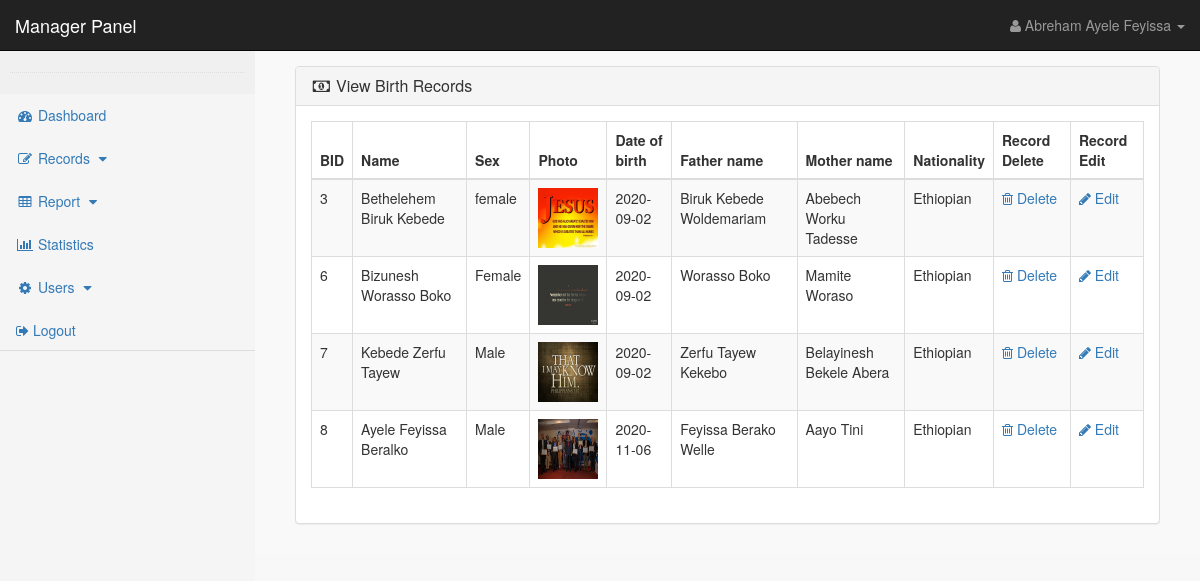
Screenshot of /users/manager.php?view_birth_records&lang=eng (signed in) with the database file from the repository.
### tables this page shows
CREATE TABLE `user` (
  `user_id` int(10) NOT NULL,
  `user_name` varchar(255) NOT NULL,
  `user_email` varchar(255) NOT NULL,
  `user_pass` varchar(255) NOT NULL,
  `user_image` text NOT NULL,
  `user_address` text NOT NULL,
  `user_bid` int(11) NOT NULL,
  `user_position` text NOT NULL,
  `user_confrim_code` text NOT NULL,
  `user_contact` text NOT NULL,
  `user_job` text NOT NULL,
  `user_manager_id` int(11) NOT NULL,
  `user_role` text NOT NULL,
  `user_about` text NOT NULL
);

CREATE TABLE `birth_records` (
  `bid` int(10) NOT NULL,
  `name` varchar(255) NOT NULL,
  `father_name` varchar(255) NOT NULL,
  `grand_father_name` varchar(255) NOT NULL,
  `gender` varchar(10) NOT NULL,
  `date_of_birth` date NOT NULL,
  `place_of_birth` varchar(255) NOT NULL,
  `region` varchar(255) NOT NULL,
  `zone` varchar(255) NOT NULL,
  `woreda` varchar(255) NOT NULL,
  `nationality` varchar(255) NOT NULL,
  `mother_bid` int(10) NOT NULL,
  `father_bid` int(10) NOT NULL,
  `mother_full_name` varchar(255) NOT NULL,
  `mother_nationality` varchar(255) NOT NULL,
  `father_full_name` varchar(255) NOT NULL,
  `father_nationality` varchar(255) NOT NULL,
  `registrar_full_name` varchar(255) NOT NULL,
  `registrar_id` int(10) NOT NULL,
  `image` text NOT NULL
);

### users/view_birth_records.php (the view, shortened to what this page needs)
<?php
if(!isset($_SESSION['user_email'])){
echo "<script>window.open('login.php','_self')</script>";
}
else {
?>
<div class="row">
<div class="col-lg-12" >
<ol class="breadcrumb" >
<li class="active" >
</li>
</ol>
</div>
</div>
<div class="row" >
<div class="col-lg-12" >
<div class="panel panel-default" >
<div class="panel-heading" >
<h3 class="panel-title" >
<i class="fa fa-money fa-fw" ></i> View Birth Records
</h3>
</div>
<div class="panel-body" >
<div class="table-responsive" >
<table class="table table-bordered table-hover table-striped" >
<thead>
<tr>
<th>BID</th>
<th>Name</th>
<th>Sex</th>
<th>Photo</th>
<th>Date of birth</th>
<th>Father name</th>
<th>Mother name</th>
<th>Nationality</th>
<th>Record Delete</th>
<th>Record Edit</th>
</tr>
</thead>
<tbody>
<?php
$get_record = "select * from birth_records ";
$run_record = mysqli_query($con,$get_record);
while($row_birth_record=mysqli_fetch_array($run_record)){
    $bid = $row_birth_record['bid'];
    $name = $row_birth_record['name'];
    $fname= $row_birth_record['father_name'];
    $gfname= $row_birth_record['grand_father_name'];
    $dob=$row_birth_record['date_of_birth'];
    $nationality= $row_birth_record['nationality'];
    $f_name= $row_birth_record['father_full_name'];
    $m_name= $row_birth_record['mother_full_name'];
    $sex= $row_birth_record['gender'];
    $image=$row_birth_record['image'];
?>
<tr>
<td><?php echo $bid; ?></td>
<td><?php echo $name.' '.$fname.' '.$gfname; ?></td>
<td> <?php echo $sex; ?></td>
<td><img src="images/<?php echo $image; ?>" width="60" height="60"></td>
<td>
<?php
echo $dob;
?>
</td>
<td> <?php echo $f_name; ?> </td>
<td><?php echo $m_name; ?></td>
<td><?php echo $nationality; ?></td>
<td>
<a href="manager.php?delete_birth_record=<?php echo $bid; ?>&lang=eng">
<i class="fa fa-trash-o"> </i> Delete
</a>
</td>
<td>
<a href="manager.php?edit_birth_record=<?php echo $bid; ?>&lang=eng">
<i class="fa fa-pencil"> </i> Edit
</a>
</td>
</tr>
<?php } ?>
</tbody>
</table>
</div>
</div>
</div>
</div>
</div>
<?php } ?>

### users/includes/manager_sidebar.php (shortened to what this page needs)
<nav class="navbar navbar-inverse  navbar-fixed-top ">
    <div class="navbar-header">
        <a class="navbar-brand" href="manager.php?dashboard">Manager Panel</a>
    </div>
    <ul class="nav navbar-right top-nav" >
        <li class="dropdown">
            <a href="#" class="dropdown-toggle" data-toggle="dropdown">
                <i class="fa fa-user"></i>
                <?php echo $user_name; ?> <b class="caret"></b>
            </a>
        </li>
    </ul>
    <div class="  collapse navbar-collapse navbar-ex1-collapse">
        <div class="nav navbar-nav side-nav " style="background-color: whitesmoke;">
            <div style=" background:#f0f0f0; padding: 10px; ">
                <hr class="dotted short">
            </div>
            <div class="">
            <ul class="nav nav-tabs nav-stacked" style="background: whitesmoke;">
                <li class="<?php if(isset($_GET['dashboard'])){ echo "active"; } ?>">
                    <a href="manager.php?dashboard&lang=eng"> <i class="fa fa-fw fa-dashboard"> </i> Dashboard </a>
                </li>
                <li>
                    <a href="#" data-toggle="collapse" data-target="#records">
                        <i class="fa fa-fw fa-edit"></i> Records
                        <i class="fa fa-fw fa-caret-down"></i>
                    </a>
                </li>
                <li class="<?php if(isset($_GET['user_report'])||isset($_GET['reg_report'])){ echo "active"; } ?>">
                    <a href="#" data-toggle="collapse" data-target="#reports">
                        <i class="fa fa-fw fa-table"></i> Report
                        <i class="fa fa-fw fa-caret-down"></i>
                    </a>
                </li>
                <li>
                <li class="<?php if(isset($_GET['manager_stat'])){ echo "active"; } ?>">
                    <a href="manager.php?manager_stat&lang=eng"><i class="fa fa-fw fa-bar-chart"></i> Statistics </a>
                </li>
                <li>
                    <a href="#" data-toggle="collapse" data-target="#users">
                        <i class="fa fa-fw fa-gear"></i> Users
                        <i class="fa fa-fw fa-caret-down"></i>
                    </a>
                </li>
                <li>
                    <a href="logout.php"> <i class="fa fa-sign-out"></i> Logout </a>
                </li>
            </ul>
            </div>
        </div>
    </div>
</nav>

### users/styles/style.css (style rules this page uses)
body { margin-top: 100px; }
@media (min-width: 768px) { body { margin-top: 50px; } }
.top-nav { padding: 0 15px; }
.top-nav>li { display: inline-block; float: left; }
.top-nav>li>a { padding-top: 15px; padding-bottom: 15px; line-height: 20px; color: #999; }
@media (min-width: 768px) { .side-nav { position: fixed; top: 51px; width: 255px; border-radius: 0; overflow-y: auto; background-color: #222; bottom: 0; overflow-x: hidden; padding-bottom: 40px; } }
.panel-body { border-radius: 5px; }
hr { border: 0; height: 1px; margin: 22px 0 22px 0; }
hr.dotted { height: 0; border-bottom: 1px dotted #ddd; margin: 11px 0 11px 0; }

### users/styles/main.css (style rules this page uses)
body { background-color: rgb(248, 248, 248); }
.row { margin: 0px auto; }

### rows the page displays
user: user_name "Abreham Ayele Feyissa"
birth_records: bid "3", name "Bethelehem", father_name "Biruk", grand_father_name "Kebede", gender "female", image (picture), date_of_birth "2020-09-02", father_full_name "Biruk Kebede Woldemariam", mother_full_name "Abebech Worku Tadesse", nationality "Ethiopian"
birth_records: bid "6", name "Bizunesh", father_name "Worasso", grand_father_name "Boko", gender "Female", image (picture), date_of_birth "2020-09-02", father_full_name "Worasso Boko", mother_full_name "Mamite Woraso", nationality "Ethiopian"
birth_records: bid "7", name "Kebede", father_name "Zerfu", grand_father_name "Tayew", gender "Male", image (picture), date_of_birth "2020-09-02", father_full_name "Zerfu Tayew Kekebo", mother_full_name "Belayinesh Bekele Abera", nationality "Ethiopian"
birth_records: bid "8", name "Ayele", father_name "Feyissa", grand_father_name "Beralko", gender "Male", image (picture), date_of_birth "2020-11-06", father_full_name "Feyissa Berako Welle", mother_full_name "Aayo Tini", nationality "Ethiopian"
